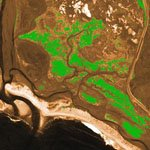
#> input picture BSCOMPUTER ENGINEERING/4th YEAR OF COMPUTER ENGINEERING/7th SEMESTER/DIGITAL IMAGE PROCESSING/MIDTERM PERPEARTIONPROGRAMS/OEL-Image-4.jpg, 150 x 150 px
$ python OEL4.PY   (older library calls are emulated)
#> lines starting #> are read from the running program, lines starting #| are printed output that depends on the picture
from PIL import Image
import matplotlib.pyplot as plt
import cv2
import numpy as np
# Load the uploaded image
image_path = 'OEL-Image-4.jpg'
image = cv2.imread(image_path)
#> image is the input picture: shape (150, 150, 3); mean B, G, R 48.7, 100.7, 120.3
# Convert to grayscale for edge detection
gray_image = cv2.cvtColor(image, cv2.COLOR_BGR2GRAY)
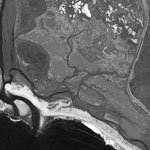
#> gray_image: shape (150, 150); min 7, max 254, mean 100.6
# Apply Sobel Edge Detection
sobel_x = cv2.Sobel(gray_image, cv2.CV_64F, 1, 0, ksize=3)
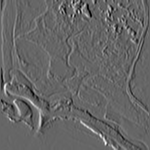
#> sobel_x: shape (150, 150) float64; min -559, max 834, mean 1.5; drawn with min black and max white
sobel_y = cv2.Sobel(gray_image, cv2.CV_64F, 0, 1, ksize=3)
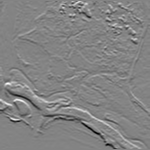
#> sobel_y: shape (150, 150) float64; min -876, max 819, mean -2.6; drawn with min black and max white
sobel_edge = cv2.magnitude(sobel_x, sobel_y)
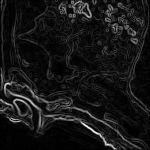
#> sobel_edge: shape (150, 150) float64; min 0, max 990, mean 88.7; drawn with min black and max white
# Apply Canny Edge Detection
canny_edges = cv2.Canny(gray_image, 100, 200)
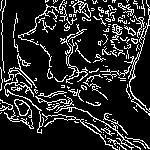
#> canny_edges: shape (150, 150); 16% white in thin lines or dots
# Display the results
fig, axs = plt.subplots(1, 3, figsize=(15, 5))
# Original Image
axs[0].imshow(cv2.cvtColor(image, cv2.COLOR_BGR2RGB))
axs[0].set_title('Original Image')
axs[0].axis('off')
# Sobel Edge Detection
axs[1].imshow(sobel_edge, cmap='gray')
axs[1].set_title('Sobel Edge Detection')
axs[1].axis('off')
# Canny Edge Detection
axs[2].imshow(canny_edges, cmap='gray')
axs[2].set_title('Canny Edge Detection')
axs[2].axis('off')
plt.tight_layout()
plt.show()
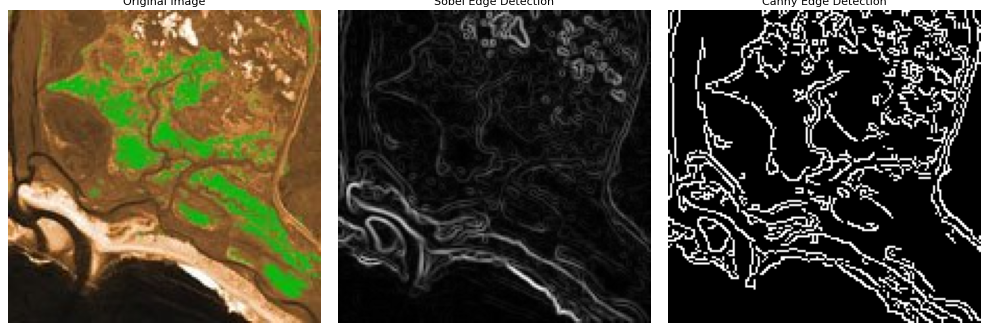
#> figure drawn by matplotlib, 3 panels

$ run again, with BSCOMPUTER ENGINEERING/4th YEAR OF COMPUTER ENGINEERING/7th SEMESTER/DIGITAL IMAGE PROCESSING/MIDTERM PERPEARTIONPROGRAMS/OEL-Image-1.jpg copied over BSCOMPUTER ENGINEERING/4th YEAR OF COMPUTER ENGINEERING/7th SEMESTER/DIGITAL IMAGE PROCESSING/MIDTERM PERPEARTIONPROGRAMS/OEL-Image-4.jpg
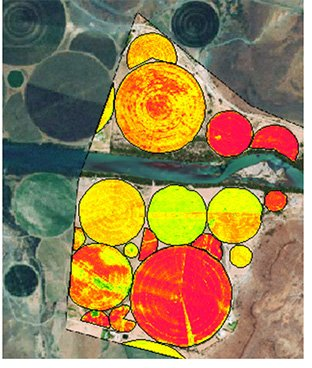
#> input picture BSCOMPUTER ENGINEERING/4th YEAR OF COMPUTER ENGINEERING/7th SEMESTER/DIGITAL IMAGE PROCESSING/MIDTERM PERPEARTIONPROGRAMS/OEL-Image-1.jpg, 312 x 368 px
#> image is the input picture: shape (368, 312, 3); mean B, G, R 86.3, 128.7, 151.9
#> `canny_edges = cv2.Canny(gray_image, 100, 200)`:
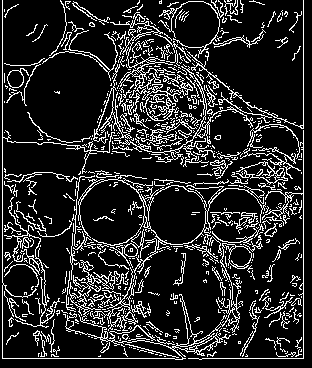
#> canny_edges: shape (368, 312); 15.8% white in thin lines or dots
#> `plt.show()`:
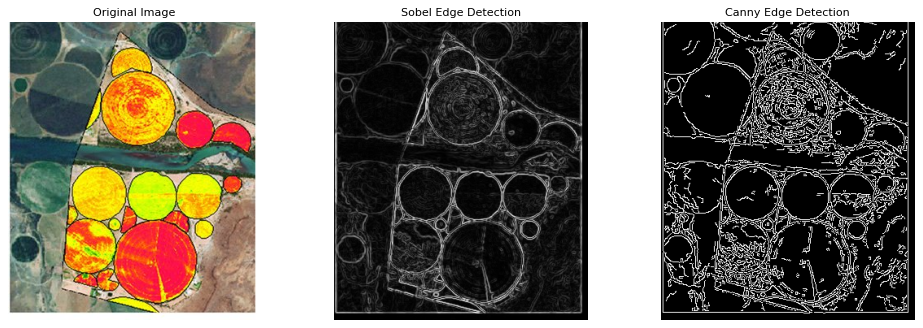
#> figure drawn by matplotlib, 3 panels

$ run again, with BSCOMPUTER ENGINEERING/4th YEAR OF COMPUTER ENGINEERING/7th SEMESTER/DIGITAL IMAGE PROCESSING/MIDTERM PERPEARTIONPROGRAMS/OEL-Image-2.jpg copied over BSCOMPUTER ENGINEERING/4th YEAR OF COMPUTER ENGINEERING/7th SEMESTER/DIGITAL IMAGE PROCESSING/MIDTERM PERPEARTIONPROGRAMS/OEL-Image-4.jpg
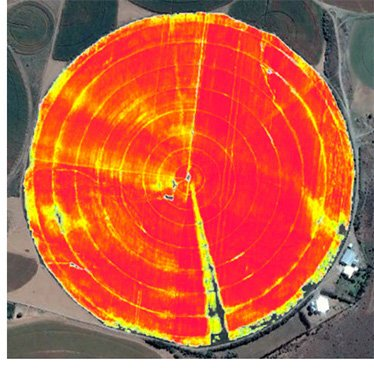
#> input picture BSCOMPUTER ENGINEERING/4th YEAR OF COMPUTER ENGINEERING/7th SEMESTER/DIGITAL IMAGE PROCESSING/MIDTERM PERPEARTIONPROGRAMS/OEL-Image-2.jpg, 374 x 368 px
#> image is the input picture: shape (368, 374, 3); mean B, G, R 66.9, 94.6, 196.1
#> `canny_edges = cv2.Canny(gray_image, 100, 200)`:
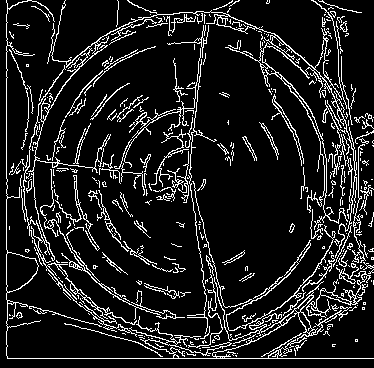
#> canny_edges: shape (368, 374); 11.9% white in thin lines or dots
#> `plt.show()`:
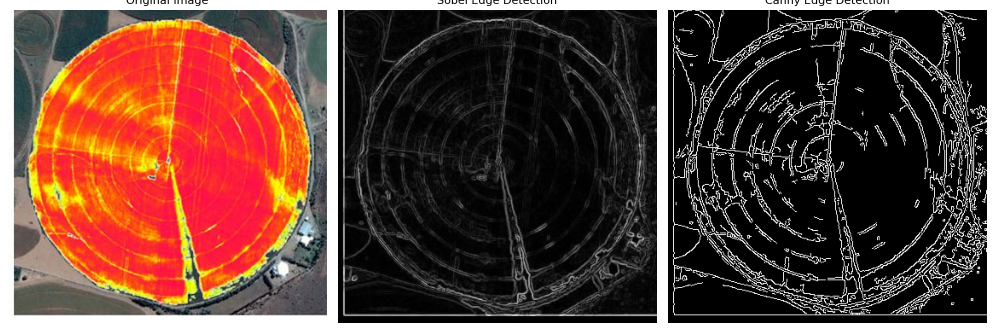
#> figure drawn by matplotlib, 3 panels

$ run again, with BSCOMPUTER ENGINEERING/4th YEAR OF COMPUTER ENGINEERING/7th SEMESTER/DIGITAL IMAGE PROCESSING/MIDTERM PERPEARTIONPROGRAMS/OEL-Image-3.jpg copied over BSCOMPUTER ENGINEERING/4th YEAR OF COMPUTER ENGINEERING/7th SEMESTER/DIGITAL IMAGE PROCESSING/MIDTERM PERPEARTIONPROGRAMS/OEL-Image-4.jpg
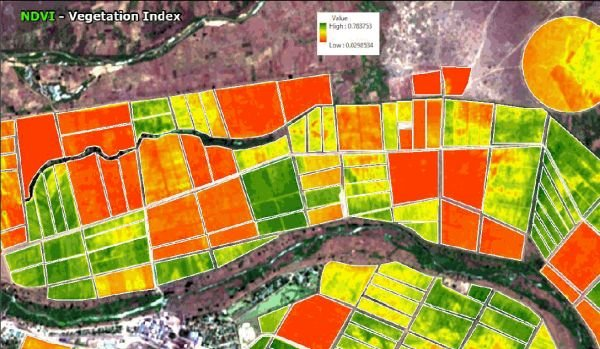
#> input picture BSCOMPUTER ENGINEERING/4th YEAR OF COMPUTER ENGINEERING/7th SEMESTER/DIGITAL IMAGE PROCESSING/MIDTERM PERPEARTIONPROGRAMS/OEL-Image-3.jpg, 600 x 349 px
#> image is the input picture: shape (349, 600, 3); mean B, G, R 69.7, 136.7, 169.2
#> `canny_edges = cv2.Canny(gray_image, 100, 200)`:
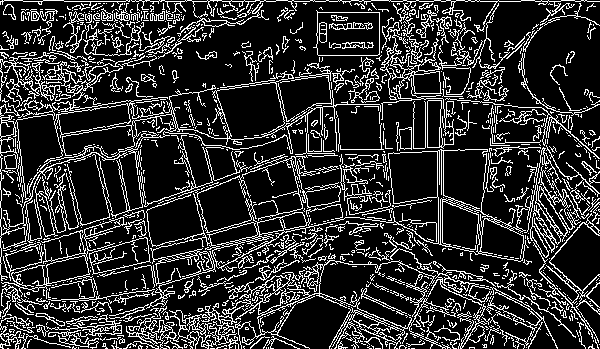
#> canny_edges: shape (349, 600); 18.9% white in thin lines or dots
#> `plt.show()`:
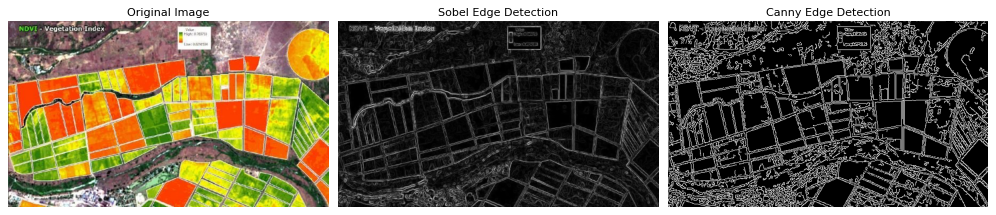
#> figure drawn by matplotlib, 3 panels
